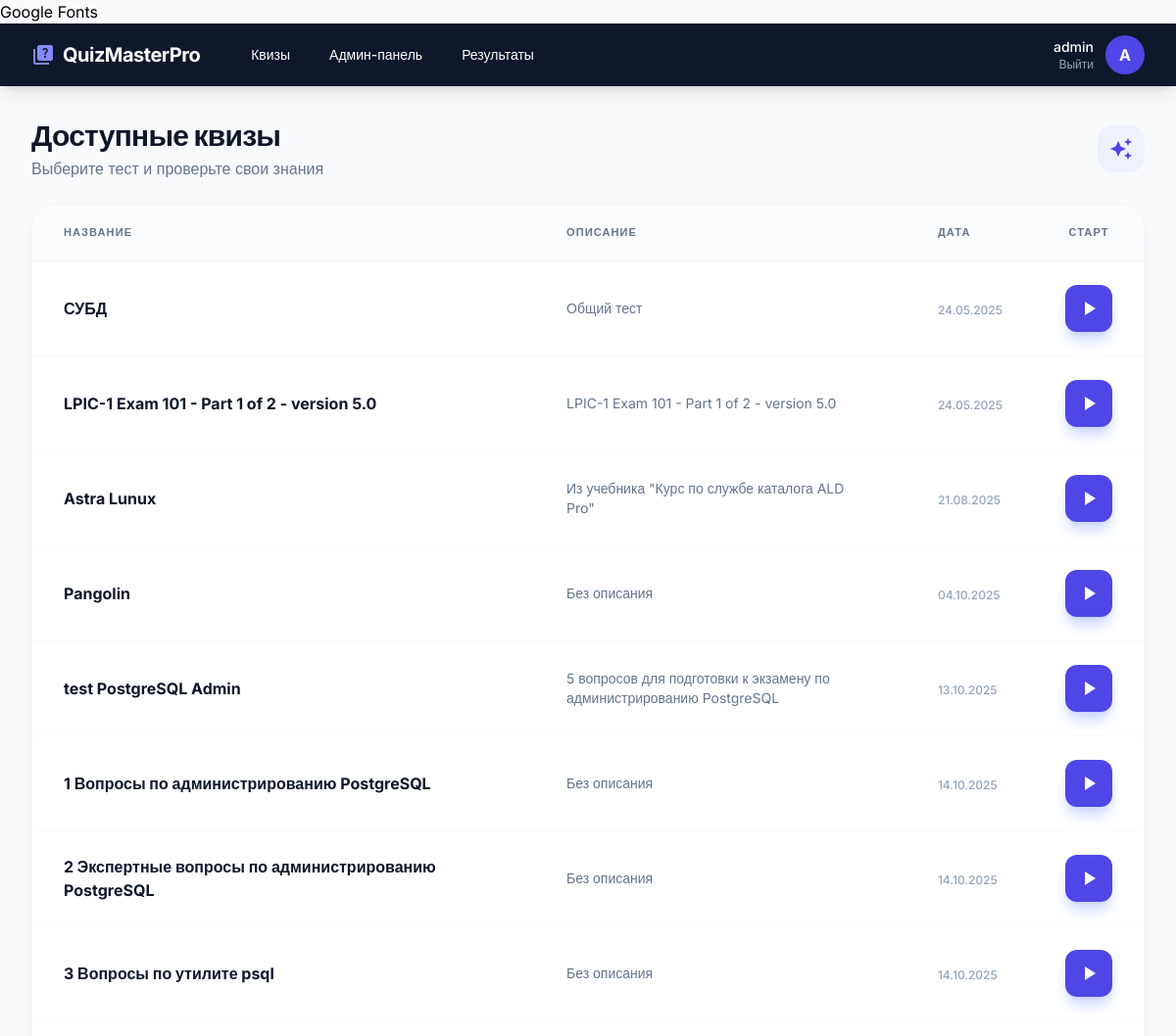
Before: /quizzes/ (signed in, upper part) with the older database file.
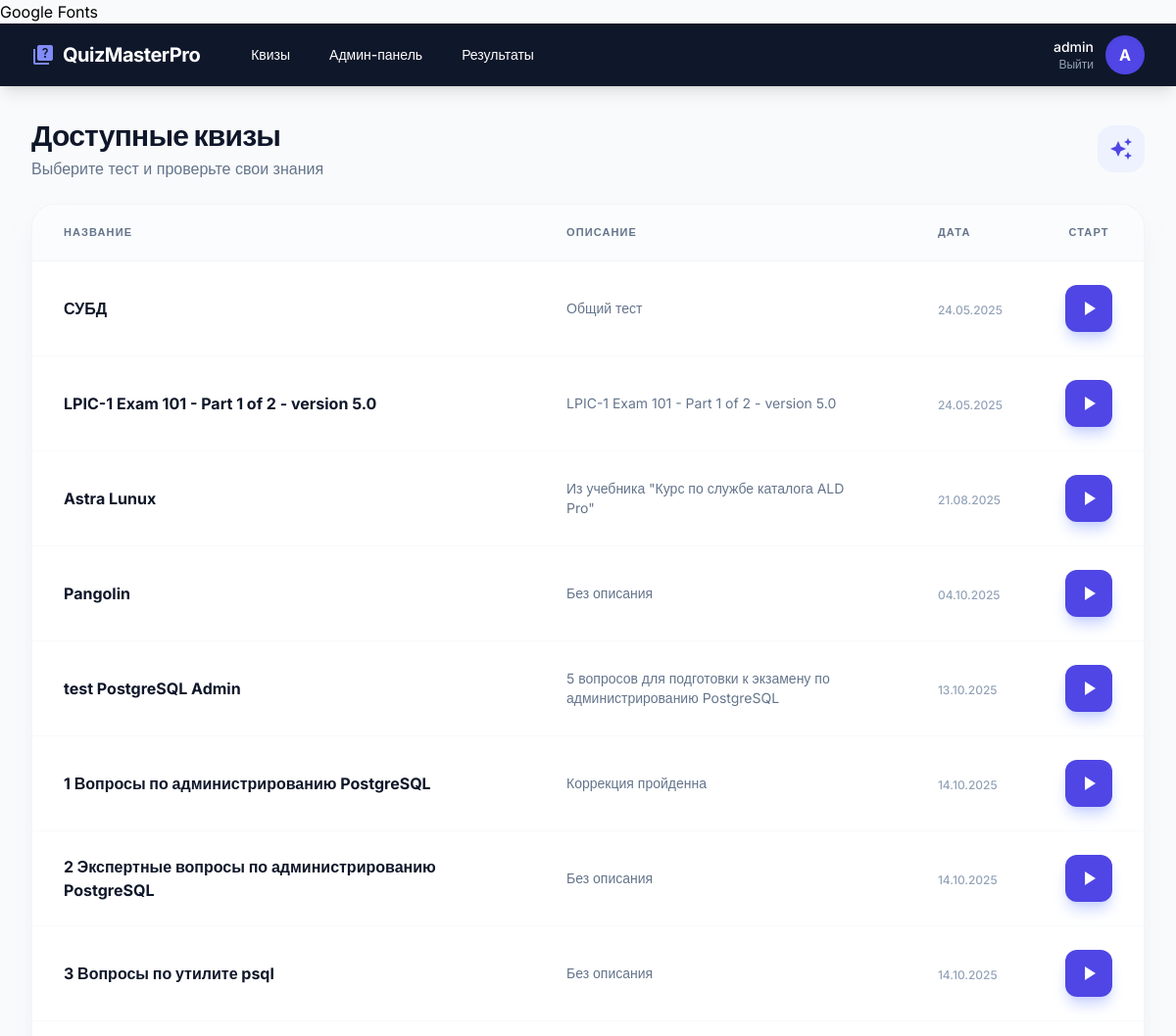
After: the same page with the newer database file.
### app/models.py (models this page shows, shortened)
class Quiz(db.Model):
    id = db.Column(db.Integer, primary_key=True)
    title = db.Column(db.String(128), nullable=False)
    description = db.Column(db.Text)
    created_at = db.Column(db.DateTime, default=datetime.utcnow)
    created_by = db.Column(db.Integer, db.ForeignKey('user.id'))
    is_active = db.Column(db.Boolean, default=True)
    questions = db.relationship('Question', backref='quiz', lazy='dynamic', cascade='all, delete-orphan')

### app/routes/quiz_routes.py (the view)
@quiz_bp.route('/')
@login_required
def list_quizzes():
    quizzes = Quiz.query.all()
    logger.info(f'User {current_user.username} accessed quiz list')
    return render_template('quiz/list.html', quizzes=quizzes)

### app/__init__.py (called while the page is built)
def create_app():
    app = Flask(__name__)
    app.config.from_object(Config)
    db.init_app(app)
    login_manager.init_app(app)
    login_manager.login_view = 'auth.login'
    from app.routes.main import main_bp
    from app.routes.auth_routes import auth_bp
    from app.routes.quiz_routes import quiz_bp
    from app.routes.admin_routes import admin_bp
    app.register_blueprint(main_bp)
    app.register_blueprint(auth_bp, url_prefix='/auth')
    app.register_blueprint(quiz_bp, url_prefix='/quizzes')
    app.register_blueprint(admin_bp)
    @login_manager.user_loader
    def load_user(user_id):
        from app.models import User
        return User.query.get(int(user_id))
    return app

### app/templates/quiz/list.html (shortened to what this page needs)
{% extends "base.html" %}
{% block content %}
<div class="space-y-6">
    <div class="flex items-center justify-between">
        <div>
            <h1 class="text-3xl font-black text-slate-900 tracking-tight">Доступные квизы</h1>
            <p class="text-slate-500 mt-1">Выберите тест и проверьте свои знания</p>
        </div>
        <div class="hidden sm:flex h-12 w-12 bg-indigo-50 rounded-2xl items-center justify-center">
            <span class="material-icons text-indigo-600">auto_awesome</span>
        </div>
    </div>
    <div class="bg-white rounded-3xl shadow-xl shadow-slate-200/50 border border-slate-100 overflow-hidden">
        {% if quizzes %}
            <div class="overflow-x-auto">
                <table class="w-full text-left border-collapse">
                    <thead>
                        <tr class="bg-slate-50/50 text-slate-500 text-[11px] uppercase tracking-widest font-bold">
                            <th class="px-8 py-5 border-b border-slate-100">Название</th>
                            <th class="px-8 py-5 border-b border-slate-100">Описание</th>
                            <th class="px-8 py-5 border-b border-slate-100">Дата</th>
                            <th class="px-8 py-5 border-b border-slate-100 text-center">Старт</th>
                        </tr>
                    </thead>
                    <tbody class="divide-y divide-slate-50">
                        {% for quiz in quizzes %}
                        <tr class="hover:bg-indigo-50/30 transition-colors group">
                            <td class="px-8 py-6">
                                <div class="font-bold text-slate-900 group-hover:text-indigo-600 transition-colors">{{ quiz.title }}</div>
                            </td>
                            <td class="px-8 py-6">
                                <div class="text-slate-500 text-sm max-w-md line-clamp-2">{{ quiz.description or 'Без описания' }}</div>
                            </td>
                            <td class="px-8 py-6 whitespace-nowrap">
                                <span class="text-slate-400 text-xs font-medium">{{ quiz.created_at.strftime('%d.%m.%Y') }}</span>
                            </td>
                            <td class="px-8 py-6 text-center">
                                <a href="{{ url_for('quiz.take_quiz', quiz_id=quiz.id) }}"
                                   class="inline-flex items-center justify-center w-12 h-12 bg-indigo-600 hover:bg-indigo-700 text-white rounded-xl transition-all shadow-lg shadow-indigo-200 hover:-translate-y-1 active:scale-95">
                                    <span class="material-icons">play_arrow</span>
                                </a>
                            </td>
                        </tr>
                        {% endfor %}
                    </tbody>
                </table>
            </div>
        {% endif %}
    </div>
</div>
{% endblock %}

Changed rows visible on the page:
changed Quiz "1 Вопросы по администрированию PostgreSQL": description "Без описания" → "Коррекция пройденна"
